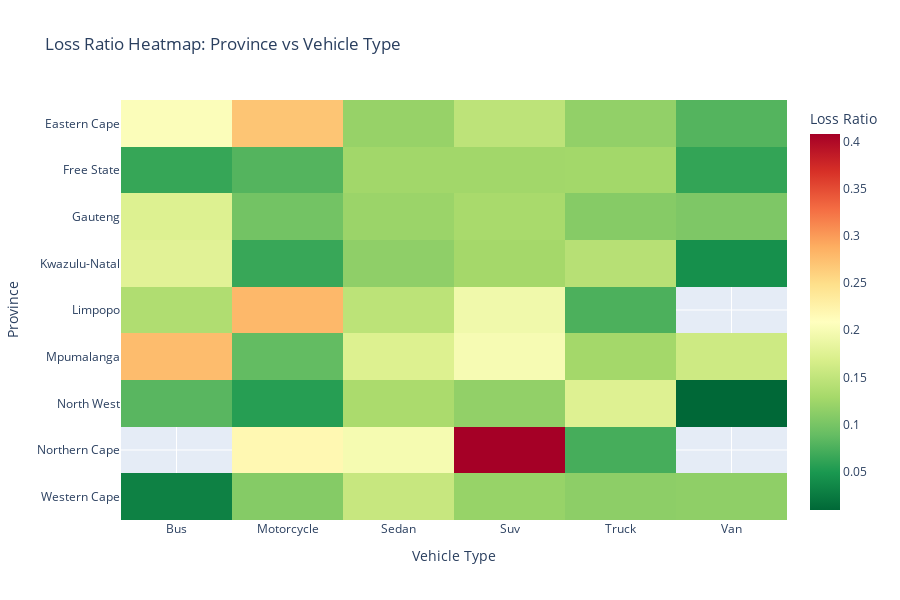
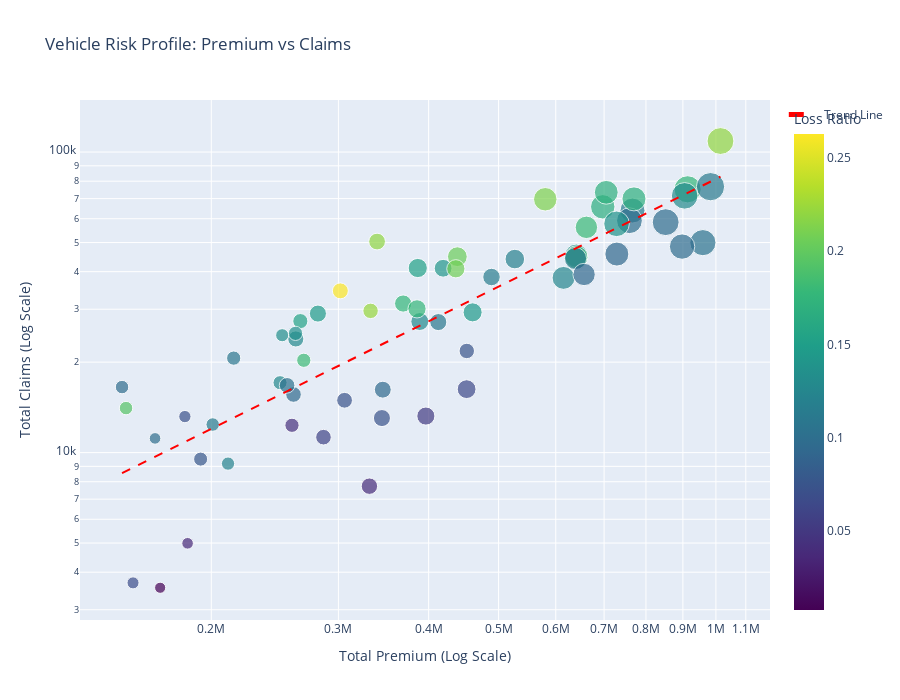
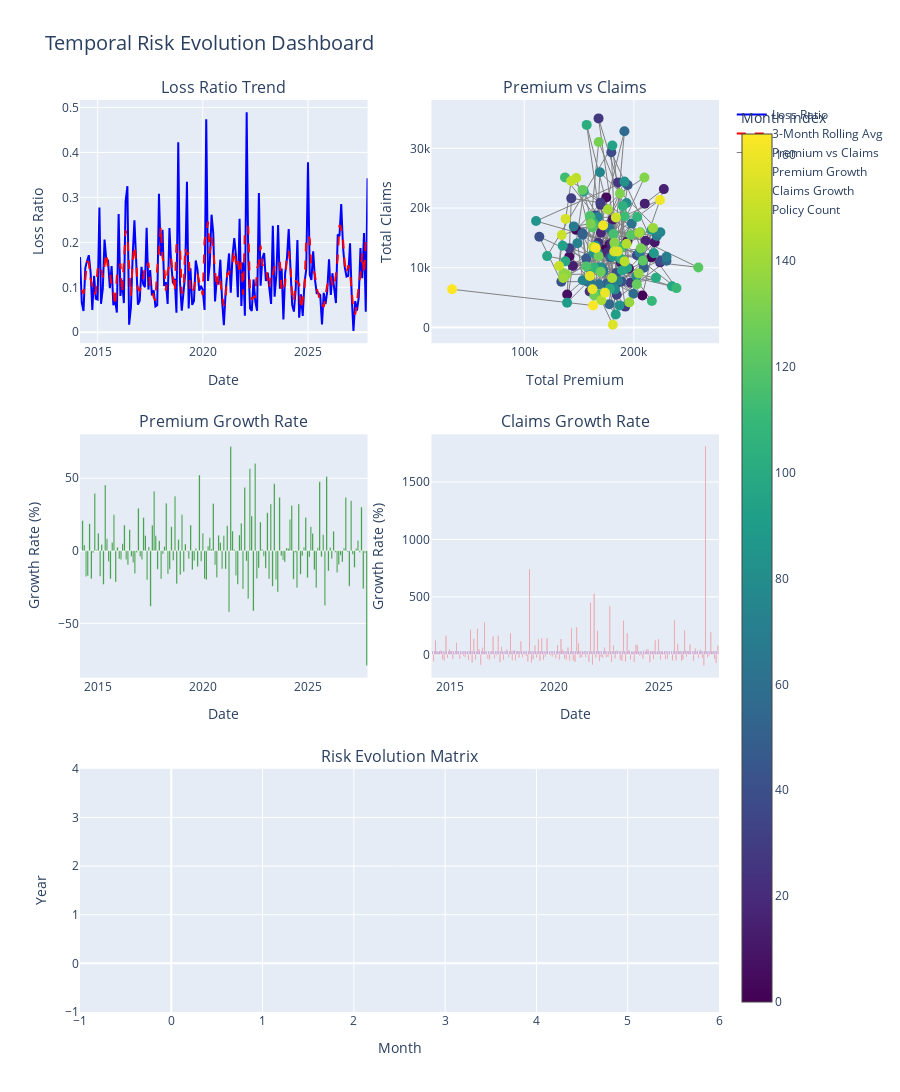

These figures' notebook cell, in order:
### Code cell
# SECTION 11: CREATIVE VISUALIZATIONS
print("=" * 80)
print("SECTION 11: CREATIVE VISUALIZATIONS")
print("=" * 80)

print("\nCreating Creative Visualization 1: Risk Heatmap by Province and Vehicle Type")
visualizer.create_creative_visualization_1()

print("\nCreating Creative Visualization 2: Interactive Risk Profile Dashboard")
visualizer.create_creative_visualization_2()

print("\nCreating Creative Visualization 3: Temporal Risk Evolution Dashboard")
visualizer.create_creative_visualization_3()

print("\n✅ All creative visualizations created and saved to reports/figures/")

### Figure 1 — Plotly figure (JSON) as saved in the notebook; plotly's stock layout.template omitted (floating-point values rounded to 4 significant figures)
{"data": [{"coloraxis": "coloraxis", "hovertemplate": "Vehicle Type: %{x}<br>Province: %{y}<br>Loss Ratio: %{z}<extra></extra>", "name": "0", "type": "heatmap", "x": ["Bus", "Motorcycle", "Sedan", "Suv", "Truck", "Van"], "xaxis": "x", "y": ["Eastern Cape", "Free State", "Gauteng", "Kwazulu-Natal", "Limpopo", "Mpumalanga", "North West", "Northern Cape", "Western Cape"], "yaxis": "y", "z": [[0.2046, 0.2701, 0.1193, 0.1467, 0.1164, 0.07955], [0.06372, 0.07942, 0.1262, 0.1262, 0.127, 0.06205], [0.1731, 0.09732, 0.1224, 0.1315, 0.1088, 0.1039], [0.1773, 0.06491, 0.1147, 0.1282, 0.1418, 0.04272], [0.1368, 0.2802, 0.1462, 0.1931, 0.07529, NaN], [0.2769, 0.08748, 0.173, 0.1992, 0.1275, 0.1597], [0.08198, 0.05524, 0.1329, 0.1165, 0.1743, 0.009237], [NaN, 0.2183, 0.1979, 0.4082, 0.07229, NaN], [0.03014, 0.1085, 0.1546, 0.1198, 0.1134, 0.1147]]}], "layout": {"coloraxis": {"colorbar": {"title": {"text": "Loss Ratio"}}, "colorscale": [[0, "rgb(0,104,55)"], [0.1, "rgb(26,152,80)"], [0.2, "rgb(102,189,99)"], [0.3, "rgb(166,217,106)"], [0.4, "rgb(217,239,139)"], [0.5, "rgb(255,255,191)"], [0.6, "rgb(254,224,139)"], [0.7, "rgb(253,174,97)"], [0.8, "rgb(244,109,67)"], [0.9, "rgb(215,48,39)"], [1, "rgb(165,0,38)"]]}, "font": {"size": 12}, "height": 600, "title": {"text": "Loss Ratio Heatmap: Province vs Vehicle Type"}, "xaxis": {"anchor": "y", "domain": [0, 1], "title": {"text": "Vehicle Type"}}, "yaxis": {"anchor": "x", "autorange": "reversed", "domain": [0, 1], "title": {"text": "Province"}}}}

### Figure 2 — Plotly figure (JSON) as saved in the notebook; plotly's stock layout.template omitted (floating-point values rounded to 4 significant figures; data arrays with more than 128 entries replaced by an {"elided": "..."} marker saying what was removed)
{"data": [{"customdata": {"elided": "64x3 mixed values"}, "hovertemplate": "<b>%{hovertext}</b><br><br>Total Premium=%{x}<br>Total Claims=%{y}<br>Number of Policies=%{marker.size}<br>Model=%{customdata[0]}<br>RiskScore=%{customdata[1]}<br>ClaimFrequency=%{customdata[2]}<br>Loss Ratio=%{marker.color}<extra></extra>", "hovertext": ["Bmw", "Bmw", "Bmw", "Bmw", "Bmw", "Bmw", "Bmw", "Bmw", "Ford", "Ford", "Ford", "Ford", "Ford", "Ford", "Ford", "Ford", "Hyundai", "Hyundai", "Hyundai", "Hyundai", "Hyundai", "Hyundai", "Hyundai", "Hyundai", "Kia", "Kia", "Kia", "Kia", "Kia", "Kia", "Kia", "Kia", "Mercedes", "Mercedes", "Mercedes", "Mercedes", "Mercedes", "Mercedes", "Mercedes", "Mercedes", "Nissan", "Nissan", "Nissan", "Nissan", "Nissan", "Nissan", "Nissan", "Nissan", "Toyota", "Toyota", "Toyota", "Toyota", "Toyota", "Toyota", "Toyota", "Toyota", "Volkswagen", "Volkswagen", "Volkswagen", "Volkswagen", "Volkswagen", "Volkswagen", "Volkswagen", "Volkswagen"], "legendgroup": "", "marker": {"color": [0.1288, 0.06486, 0.1286, 0.1159, 0.1098, 0.1764, 0.09499, 0.05241, 0.1316, 0.1247, 0.1802, 0.1184, 0.1137, 0.1417, 0.18, 0.2046, 0.1346, 0.2195, 0.1556, 0.1082, 0.1816, 0.07514, 0.128, 0.04255, 0.07682, 0.06853, 0.1218, 0.007734, 0.09903, 0.1139, 0.0368, 0.07193, 0.1466, 0.1532, 0.07358, 0.2072, 0.1777, 0.0953, 0.2628, 0.1453, 0.07348, 0.03859, 0.09707, 0.1349, 0.1025, 0.05917, 0.1941, 0.2229, 0.1755, 0.1116, 0.09657, 0.1048, 0.1302, 0.1146, 0.2206, 0.0997, 0.1672, 0.2126, 0.1383, 0.1697, 0.09306, 0.1687, 0.09375, 0.09731], "coloraxis": "coloraxis", "size": [62, 68, 50, 59, 56, 57, 55, 63, 102, 101, 102, 74, 95, 61, 97, 75, 33, 54, 44, 39, 39, 46, 38, 39, 38, 28, 34, 24, 26, 35, 26, 29, 56, 71, 56, 64, 64, 47, 49, 70, 48, 52, 35, 39, 47, 47, 35, 46, 142, 154, 139, 132, 136, 120, 139, 128, 115, 106, 126, 109, 96, 111, 111, 124], "sizemode": "area", "sizeref": 0.385, "symbol": "circle"}, "mode": "markers", "name": "", "orientation": "v", "showlegend": false, "type": "scatter", "x": [388900.0, 451500.0, 261900.0, 488800.0, 412500.0, 368800.0, 345600.0, 396500.0, 640500.0, 615100.0, 640800.0, 526600.0, 639000.0, 418900.0, 661600.0, 438400.0, 250700.0, 339400.0, 265700.0, 214800.0, 268600.0, 451800.0, 249000.0, 258700.0, 193300.0, 155800.0, 211000.0, 169900.0, 167100.0, 200900.0, 185400.0, 183800.0, 281000.0, 386400.0, 344600.0, 436300.0, 385500.0, 260000.0, 301800.0, 460200.0, 305900.0, 331200.0, 150400.0, 261600.0, 254700.0, 286000.0, 152400.0, 332400.0, 913700.0, 982800.0, 851900.0, 959300.0, 905100.0, 766300.0, 1015000.0, 758900.0, 697000.0, 580300.0, 728400.0, 704900.0, 656700.0, 770000.0, 729100.0, 897700.0], "xaxis": "x", "y": [27300.0, 16260.0, 23890.0, 38390.0, 27180.0, 31330.0, 16190.0, 13230.0, 45240.0, 38130.0, 44650.0, 44050.0, 44220.0, 41060.0, 56180.0, 44860.0, 24580.0, 50380.0, 27390.0, 20620.0, 20290.0, 21780.0, 17090.0, 12330.0, 9513.0, 3686.0, 9191.0, 3550.0, 11150.0, 12400.0, 4991.0, 13180.0, 29010.0, 41130.0, 13030.0, 40890.0, 30080.0, 15610.0, 34530.0, 29290.0, 14930.0, 7731.0, 16520.0, 24930.0, 16740.0, 11250.0, 14060.0, 29620.0, 75170.0, 76710.0, 58450.0, 49960.0, 71500.0, 63890.0, 108800.0, 59090.0, 65740.0, 69660.0, 57710.0, 73470.0, 39140.0, 69850.0, 45770.0, 48470.0], "yaxis": "y"}, {"line": {"color": "red", "dash": "dash"}, "mode": "lines", "name": "Trend Line", "type": "scatter", "x": [150400.0, 153400.0, 156400.0, 159400.0, 162500.0, 165700.0, 168900.0, 172200.0, 175500.0, 179000.0, 182400.0, 186000.0, 189600.0, 193300.0, 197100.0, 200900.0, 204800.0, 208800.0, 212900.0, 217000.0, 221200.0, 225500.0, 229900.0, 234400.0, 239000.0, 243600.0, 248400.0, 253200.0, 258100.0, 263100.0, 268300.0, 273500.0, 278800.0, 284200.0, 289800.0, 295400.0, 301200.0, 307000.0, 313000.0, 319100.0, 325300.0, 331600.0, 338100.0, 344700.0, 351400.0, 358200.0, 365200.0, 372300.0, 379600.0, 387000.0, 394500.0, 402200.0, 410000.0, 418000.0, 426100.0, 434400.0, 442900.0, 451500.0, 460300.0, 469200.0, 478400.0, 487700.0, 497200.0, 506900.0, 516700.0, 526800.0, 537000.0, 547500.0, 558100.0, 569000.0, 580100.0, 591400.0, 602900.0, 614600.0, 626600.0, 638800.0, 651200.0, 663900.0, 676800.0, 690000.0, 703400.0, 717100.0, 731100.0, 745300.0, 759800.0, 774600.0, 789700.0, 805100.0, 820700.0, 836700.0, 853000.0, 869600.0, 886500.0, 903800.0, 921400.0, 939300.0, 957600.0, 976200.0, 995200.0, 1015000.0], "y": [8547.0, 8746.0, 8949.0, 9156.0, 9369.0, 9586.0, 9808.0, 10040.0, 10270.0, 10510.0, 10750.0, 11000.0, 11260.0, 11520.0, 11780.0, 12060.0, 12340.0, 12620.0, 12920.0, 13220.0, 13520.0, 13840.0, 14160.0, 14490.0, 14820.0, 15170.0, 15520.0, 15880.0, 16250.0, 16620.0, 17010.0, 17400.0, 17810.0, 18220.0, 18640.0, 19080.0, 19520.0, 19970.0, 20440.0, 20910.0, 21390.0, 21890.0, 22400.0, 22920.0, 23450.0, 24000.0, 24550.0, 25120.0, 25700.0, 26300.0, 26910.0, 27540.0, 28170.0, 28830.0, 29500.0, 30180.0, 30880.0, 31600.0, 32330.0, 33080.0, 33850.0, 34630.0, 35440.0, 36260.0, 37100.0, 37960.0, 38840.0, 39750.0, 40670.0, 41610.0, 42580.0, 43560.0, 44580.0, 45610.0, 46670.0, 47750.0, 48860.0, 49990.0, 51150.0, 52340.0, 53550.0, 54800.0, 56070.0, 57370.0, 58700.0, 60060.0, 61460.0, 62880.0, 64340.0, 65830.0, 67360.0, 68930.0, 70520.0, 72160.0, 73840.0, 75550.0, 77300.0, 79100.0, 80930.0, 82810.0]}], "layout": {"coloraxis": {"colorbar": {"title": {"text": "Loss Ratio"}}, "colorscale": [[0, "#440154"], [0.1111, "#482878"], [0.2222, "#3e4989"], [0.3333, "#31688e"], [0.4444, "#26828e"], [0.5556, "#1f9e89"], [0.6667, "#35b779"], [0.7778, "#6ece58"], [0.8889, "#b5de2b"], [1, "#fde725"]]}, "font": {"size": 12}, "height": 700, "legend": {"itemsizing": "constant", "tracegroupgap": 0}, "title": {"text": "Vehicle Risk Profile: Premium vs Claims"}, "xaxis": {"anchor": "y", "domain": [0, 1], "title": {"text": "Total Premium (Log Scale)"}, "type": "log"}, "yaxis": {"anchor": "x", "domain": [0, 1], "title": {"text": "Total Claims (Log Scale)"}, "type": "log"}}}

### Figure 3 — Plotly figure (JSON) as saved in the notebook; plotly's stock layout.template omitted (floating-point values rounded to 4 significant figures; data arrays with more than 128 entries replaced by an {"elided": "..."} marker saying what was removed)
{"data": [{"line": {"color": "blue", "width": 2}, "mode": "lines", "name": "Loss Ratio", "type": "scatter", "x": {"elided": "165 str values"}, "xaxis": "x", "y": {"elided": "165 float values"}, "yaxis": "y"}, {"line": {"color": "red", "dash": "dash", "width": 2}, "mode": "lines", "name": "3-Month Rolling Avg", "type": "scatter", "x": {"elided": "165 str values"}, "xaxis": "x", "y": {"elided": "165 float values"}, "yaxis": "y"}, {"line": {"color": "gray", "width": 1}, "marker": {"color": {"elided": "165 int values"}, "colorbar": {"title": {"text": "Month Index"}}, "colorscale": [[0, "#440154"], [0.1111, "#482878"], [0.2222, "#3e4989"], [0.3333, "#31688e"], [0.4444, "#26828e"], [0.5556, "#1f9e89"], [0.6667, "#35b779"], [0.7778, "#6ece58"], [0.8889, "#b5de2b"], [1, "#fde725"]], "showscale": true, "size": 10}, "mode": "markers+lines", "name": "Premium vs Claims", "type": "scatter", "x": {"elided": "165 float values"}, "xaxis": "x2", "y": {"elided": "165 float values"}, "yaxis": "y2"}, {"marker": {"color": "green"}, "name": "Premium Growth", "type": "bar", "x": {"elided": "165 str values"}, "xaxis": "x3", "y": {"elided": "165 float values"}, "yaxis": "y3"}, {"marker": {"color": "red"}, "name": "Claims Growth", "type": "bar", "x": {"elided": "165 str values"}, "xaxis": "x4", "y": {"elided": "165 float values"}, "yaxis": "y4"}, {"colorbar": {"title": {"text": "Risk Level"}}, "colorscale": [[0, "rgb(0,104,55)"], [0.1, "rgb(26,152,80)"], [0.2, "rgb(102,189,99)"], [0.3, "rgb(166,217,106)"], [0.4, "rgb(217,239,139)"], [0.5, "rgb(255,255,191)"], [0.6, "rgb(254,224,139)"], [0.7, "rgb(253,174,97)"], [0.8, "rgb(244,109,67)"], [0.9, "rgb(215,48,39)"], [1, "rgb(165,0,38)"]], "showscale": true, "type": "heatmap", "x": [1, 2, 3, 4, 5, 6, 7, 8, 9, 10, 11, 12], "xaxis": "x5", "y": [2014, 2015, 2016, 2017, 2018, 2019, 2020, 2021, 2022, 2023, 2024, 2025, 2026, 2027], "yaxis": "y5", "z": {"elided": "14x12 str values"}}, {"marker": {"color": "purple"}, "name": "Policy Count", "type": "bar", "x": {"elided": "165 str values"}, "xaxis": "x4", "y": {"elided": "165 int values"}, "yaxis": "y4"}], "layout": {"annotations": [{"font": {"size": 16}, "showarrow": false, "text": "Loss Ratio Trend", "x": 0.225, "xanchor": "center", "xref": "paper", "y": 1, "yanchor": "bottom", "yref": "paper"}, {"font": {"size": 16}, "showarrow": false, "text": "Premium vs Claims", "x": 0.775, "xanchor": "center", "xref": "paper", "y": 1, "yanchor": "bottom", "yref": "paper"}, {"font": {"size": 16}, "showarrow": false, "text": "Premium Growth Rate", "x": 0.225, "xanchor": "center", "xref": "paper", "y": 0.6333, "yanchor": "bottom", "yref": "paper"}, {"font": {"size": 16}, "showarrow": false, "text": "Claims Growth Rate", "x": 0.775, "xanchor": "center", "xref": "paper", "y": 0.6333, "yanchor": "bottom", "yref": "paper"}, {"font": {"size": 16}, "showarrow": false, "text": "Risk Evolution Matrix", "x": 0.5, "xanchor": "center", "xref": "paper", "y": 0.2667, "yanchor": "bottom", "yref": "paper"}], "height": 1200, "showlegend": true, "title": {"font": {"size": 20}, "text": "Temporal Risk Evolution Dashboard"}, "xaxis": {"anchor": "y", "domain": [0, 0.45], "title": {"text": "Date"}}, "xaxis2": {"anchor": "y2", "domain": [0.55, 1], "title": {"text": "Total Premium"}}, "xaxis3": {"anchor": "y3", "domain": [0, 0.45], "title": {"text": "Date"}}, "xaxis4": {"anchor": "y4", "domain": [0.55, 1], "title": {"text": "Date"}}, "xaxis5": {"anchor": "y5", "domain": [0, 1], "title": {"text": "Month"}}, "yaxis": {"anchor": "x", "domain": [0.7333, 1], "title": {"text": "Loss Ratio"}}, "yaxis2": {"anchor": "x2", "domain": [0.7333, 1], "title": {"text": "Total Claims"}}, "yaxis3": {"anchor": "x3", "domain": [0.3667, 0.6333], "title": {"text": "Growth Rate (%)"}}, "yaxis4": {"anchor": "x4", "domain": [0.3667, 0.6333], "title": {"text": "Growth Rate (%)"}}, "yaxis5": {"anchor": "x5", "domain": [0, 0.2667], "title": {"text": "Year"}}}}
